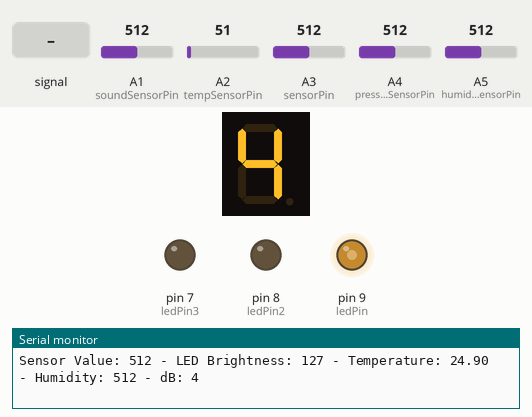
Recording of a sketch running on a simulated Arduino Uno, built with avr-gcc and run on an emulated ATmega328P. Shown: 1-digit seven-segment display, output pins drawn as LEDs (lit = HIGH), the last lines printed to the serial monitor. Wiring (inferred from the names in the program): 1-digit 7-segment display, segments lit when HIGH: segments pin 2, pin 3, pin 4, pin 5, pin 6, pin 10, pin 11. The test bench sets the inputs (shaded band); at power-on: A3 (sensorPin) = 512, A2 (tempSensorPin) = 51, A5 (humiditySensorPin) = 512, A1 (soundSensorPin) = 512, A4 (pressureSensorPin) = 512. The segment pins are drawn as the display they are named for; pins used as bus, display or sensor lines are not drawn.

Above: at 1.2 s.
1.3 s: A3 (sensorPin) set to 30
At 2.4 s:
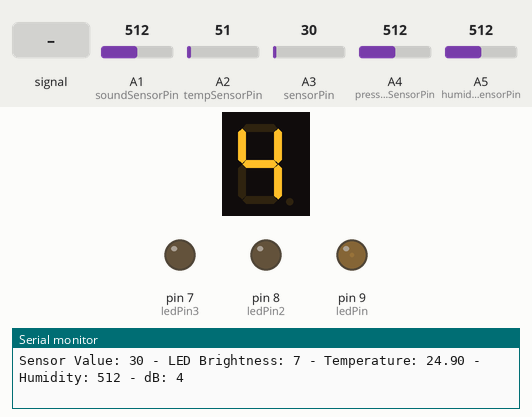
2.8 s: A2 (tempSensorPin) set to 57
5.8 s: A2 (tempSensorPin) set to 69
At 6.6 s:
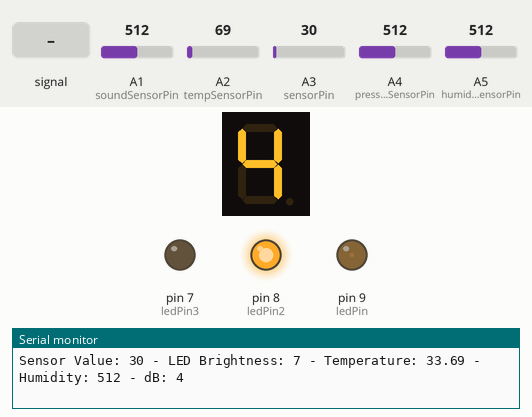
7.3 s: A5 (humiditySensorPin) set to 593
10.3 s: A5 (humiditySensorPin) set to 614
At 10.8 s:
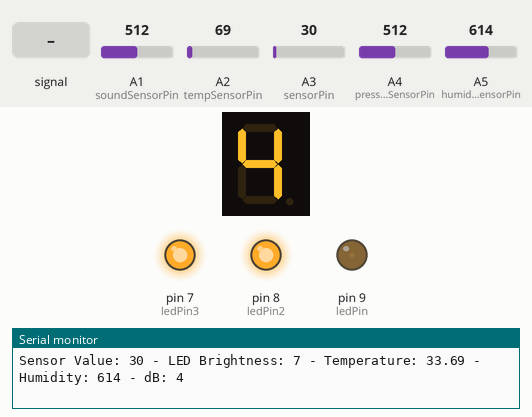
11.8 s: A1 (soundSensorPin) fed a 200 Hz sine of ±81 counts around its level
At 11.91 s:
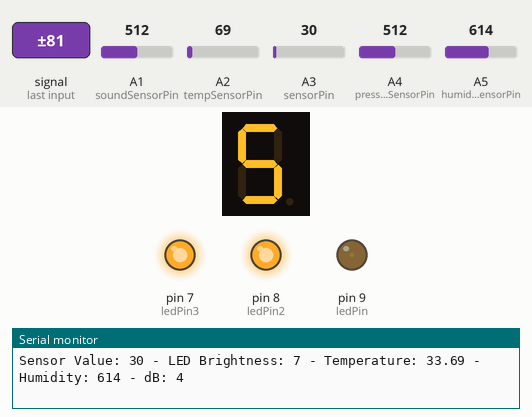
Timing chart, 0 to 14.4 s (numbered marks = the images above; inputs shaded):
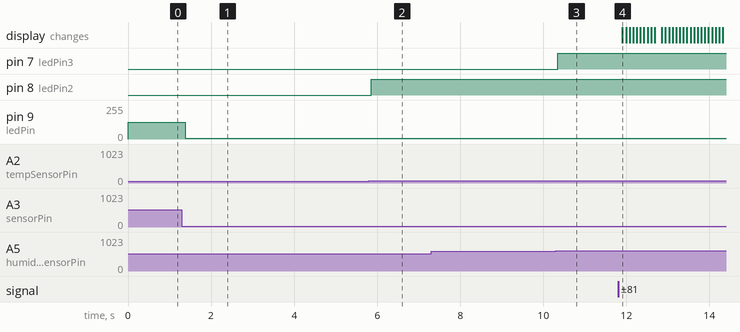

Measured:
- the behaviour switches between 61 and 62 on A2 (tempSensorPin) (found by bisection; images 1 and 2)
- the behaviour switches between 600 and 601 on A5 (humiditySensorPin) (found by bisection; images 2 and 3)
- after the input at 1.3 s, pin 9 (ledPin): 127/255 → 7/255 after 0.07 s
- after the input at 5.8 s, pin 8 (ledPin2): LOW → HIGH after 0.06 s
- after the input at 10.3 s, pin 7 (ledPin3): LOW → HIGH after 0.05 s
- after the input at 11.8 s, the display: changes after 0.11 s (image 4)

The sketch:

test.ino
```cpp
const int sensorPin = A3;       // 첫 번째 센서가 연결된 핀 (3번 아날로그 핀)
const int tempSensorPin = A2;   // 온도 센서가 연결된 핀 (2번 아날로그 핀)
const int pressureSensorPin = A4; // 압력 센서가 연결된 핀 (4번 아날로그 핀)
const int humiditySensorPin = A5; // 습도 센서가 연결된 핀 (5번 아날로그 핀)
const int soundSensorPin = A1;  // 소리 감지 센서가 연결된 핀 (1번 아날로그 핀)

const int ledPin = 9;           // 첫 번째 LED가 연결된 핀 (PWM 제어가 가능한 핀)
const int ledPin2 = 8;          // 두 번째 LED가 연결된 핀 (온도에 따라 켜질 LED)
const int ledPin3 = 7;          // 세 번째 LED가 연결된 핀 (습도에 따라 켜질 LED)

// 세그먼트 핀 정의
const int segmentPins[7] = {2, 3, 4, 5, 6, 10, 11};  // a, b, c, d, e, f, g 핀

// 변수 선언
int sensorValue = 0;        // 첫 번째 센서 값 저장
int ledBrightness = 0;      // 첫 번째 LED 밝기 값 저장
int tempValue = 0;          // 온도 센서 값 저장
float temperature = 0.0;    // 계산된 온도 값 저장
int pressureValue = 0;      // 압력 센서 값 저장
int humidityValue = 0;      // 습도 센서 값 저장
int soundValue = 0;         // 소리 감지 센서 값 저장
int dB = 0;                 // 계산된 데시벨 값 저장

// 세그먼트 디스플레이 숫자 정의 (0~9)
const byte segmentDigits[10][7] = {
  {1, 1, 1, 1, 1, 1, 0},  // 0
  {0, 1, 1, 0, 0, 0, 0},  // 1
  {1, 1, 0, 1, 1, 0, 1},  // 2
  {1, 1, 1, 1, 0, 0, 1},  // 3
  {0, 1, 1, 0, 0, 1, 1},  // 4
  {1, 0, 1, 1, 0, 1, 1},  // 5
  {1, 0, 1, 1, 1, 1, 1},  // 6
  {1, 1, 1, 0, 0, 0, 0},  // 7
  {1, 1, 1, 1, 1, 1, 1},  // 8
  {1, 1, 1, 1, 0, 1, 1}   // 9
};

void setup() {
  // 핀 모드 설정
  pinMode(ledPin, OUTPUT);    // 첫 번째 LED 핀을 출력 모드로 설정
  pinMode(ledPin2, OUTPUT);   // 두 번째 LED 핀을 출력 모드로 설정
  pinMode(ledPin3, OUTPUT);   // 세 번째 LED 핀을 출력 모드로 설정
  pinMode(sensorPin, INPUT);  // 첫 번째 센서 핀을 입력 모드로 설정
  pinMode(tempSensorPin, INPUT); // 온도 센서 핀을 입력 모드로 설정
  pinMode(pressureSensorPin, INPUT); // 압력 센서 핀을 입력 모드로 설정
  pinMode(humiditySensorPin, INPUT); // 습도 센서 핀을 입력 모드로 설정
  pinMode(soundSensorPin, INPUT); // 소리 감지 센서 핀을 입력 모드로 설정

  // 세그먼트 디스플레이 핀을 출력 모드로 설정
  for (int i = 0; i < 7; i++) {
    pinMode(segmentPins[i], OUTPUT);
  }

  // 시리얼 통신 시작 (디버깅용)
  Serial.begin(9600);
}

void loop() {
  // 첫 번째 센서 값을 읽기 (0부터 1023까지의 아날로그 값)
  sensorValue = analogRead(sensorPin);

  // 첫 번째 센서 값을 LED 밝기로 매핑 (0부터 1023을 0부터 255의 밝기로 변환)
  ledBrightness = map(sensorValue, 0, 1023, 0, 255);

  // 첫 번째 LED 밝기 설정
  analogWrite(ledPin, ledBrightness);

  // 온도 센서 값을 읽기 (0부터 1023까지의 아날로그 값)
  tempValue = analogRead(tempSensorPin);
  temperature = (tempValue * 5.0 * 100.0) / 1024.0;

  // 온도가 30도 이상이면 두 번째 LED 켜기
  if (temperature >= 30) {
    digitalWrite(ledPin2, HIGH);  // 두 번째 LED 켜기
  } else {
    digitalWrite(ledPin2, LOW);   // 두 번째 LED 끄기
  }

  // 압력 센서 값을 읽기 (0부터 1023까지의 아날로그 값)
  pressureValue = analogRead(pressureSensorPin);

  // 습도 센서 값을 읽기 (0부터 1023까지의 아날로그 값)
  humidityValue = analogRead(humiditySensorPin);

  // 습도가 일정 수준 이상이면 세 번째 LED 켜기
  if (humidityValue > 600) {
    digitalWrite(ledPin3, HIGH);  // 세 번째 LED 켜기
  } else {
    digitalWrite(ledPin3, LOW);   // 세 번째 LED 끄기
  }

  // 소리 감지 센서 값을 읽고 데시벨 값으로 변환
  soundValue = analogRead(soundSensorPin);
  dB = map(soundValue, 0, 1023, 0, 9);  // 0~1023 값을 0~9 데시벨로 매핑

  // 세그먼트 디스플레이에 데시벨 값 표시
  displayDigit(dB);

  // 시리얼 모니터에 값 출력
  Serial.print("Sensor Value: ");
  Serial.print(sensorValue);
  Serial.print(" - LED Brightness: ");
  Serial.print(ledBrightness);
  Serial.print(" - Temperature: ");
  Serial.print(temperature);
  Serial.print(" - Humidity: ");
  Serial.print(humidityValue);
  Serial.print(" - dB: ");
  Serial.println(dB);


  // 10ms 대기
  delay(10);
}

// 세그먼트 디스플레이에 숫자를 출력하는 함수
void displayDigit(int num) {
  for (int i = 0; i < 7; i++) {
    digitalWrite(segmentPins[i], segmentDigits[num][i]);
  }
}
```
